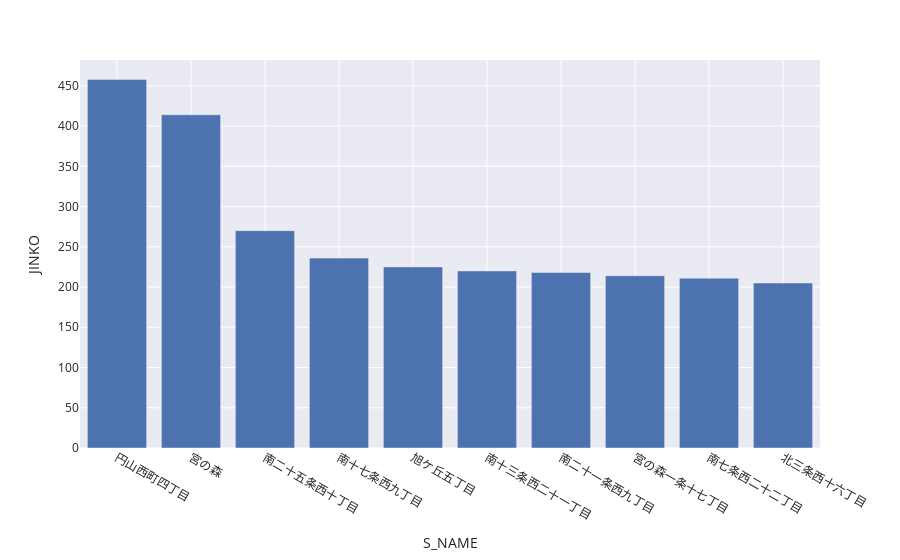

Notebook cell for this chart:
### Code cell
fig = px.bar(gdf.head(10),
            y='JINKO',
            x='S_NAME',
            template='seaborn' 
            )

fig.show()

### Figure 1 — Plotly figure (JSON) as saved in the notebook; plotly's stock layout.template omitted (floating-point values rounded to 4 significant figures)
{"data": [{"alignmentgroup": "True", "hovertemplate": "S_NAME=%{x}<br>JINKO=%{y}<extra></extra>", "legendgroup": "", "marker": {"color": "rgb(76,114,176)", "pattern": {"shape": ""}}, "name": "", "offsetgroup": "", "orientation": "v", "showlegend": false, "textposition": "auto", "type": "bar", "x": ["円山西町四丁目", "宮の森", "南二十五条西十丁目", "南十七条西九丁目", "旭ケ丘五丁目", "南十三条西二十一丁目", "南二十一条西九丁目", "宮の森一条十七丁目", "南七条西二十二丁目", "北三条西十六丁目"], "xaxis": "x", "y": [458, 414, 270, 236, 225, 220, 218, 214, 211, 205], "yaxis": "y"}], "layout": {"barmode": "relative", "legend": {"tracegroupgap": 0}, "margin": {"t": 60}, "xaxis": {"anchor": "y", "domain": [0, 1], "title": {"text": "S_NAME"}}, "yaxis": {"anchor": "x", "domain": [0, 1], "title": {"text": "JINKO"}}}}
